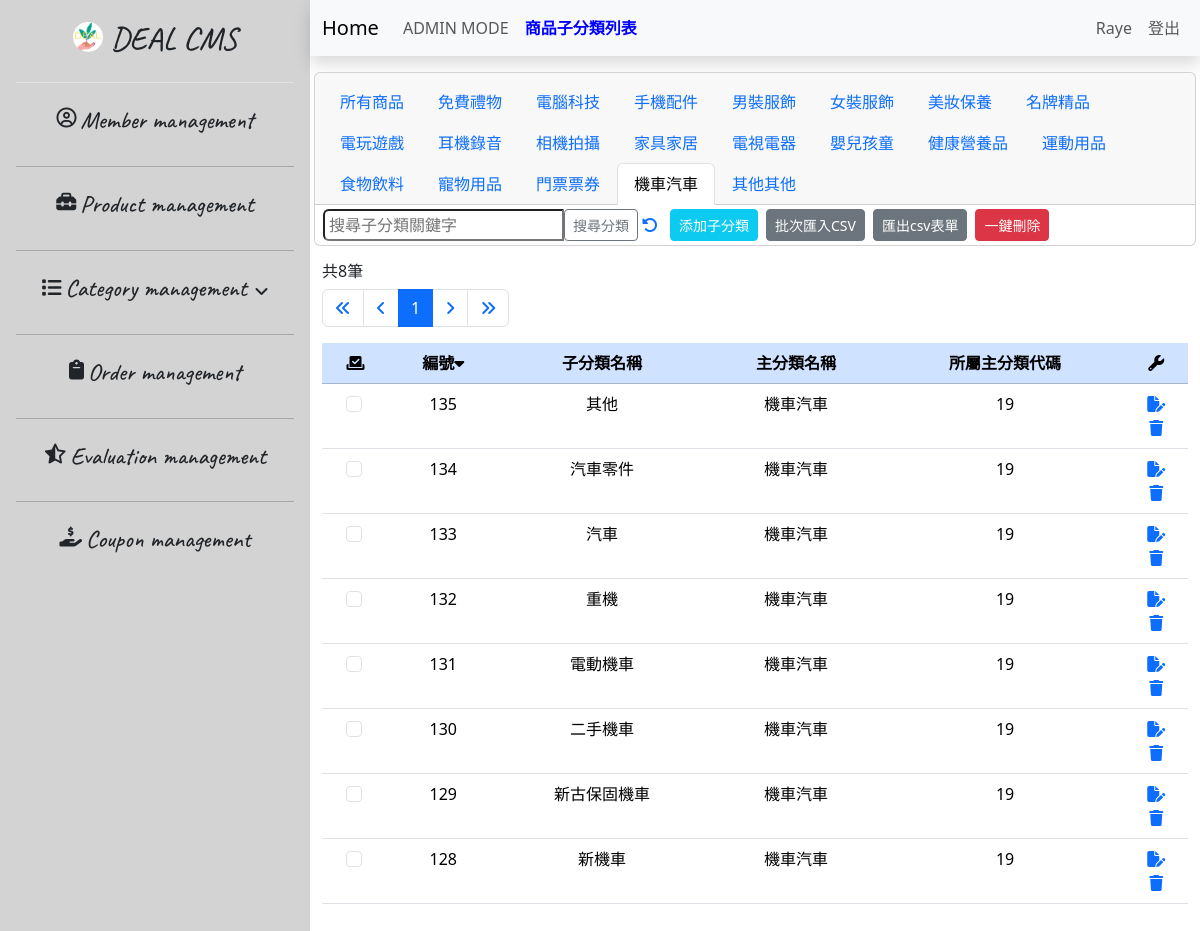
/32.sub-category_list-admin_19C.php (signed in), run on the app's committed database.
### tables this page shows
CREATE TABLE `categories_sub` (
  `id` int NOT NULL,
  `sub` varchar(15) NOT NULL,
  `main_category` int NOT NULL
);

CREATE TABLE `categories_main` (
  `id` int NOT NULL,
  `main` varchar(10) NOT NULL,
  `carbon_points_available` int NOT NULL
);

### 32.sub-category_list-admin_19C.php (the view, shortened to what this page needs)
<?php
require __DIR__ . '/0.parts/pdo-connect.php';
$page = isset($_GET['page']) ? intval($_GET['page']) : 1;
$perPage = 25;
$t_sql = "SELECT COUNT(1) FROM categories_main join categories_sub on categories_sub.main_category = categories_main.id WHERE main = '機車汽車'";
$totalRows = $pdo->query($t_sql)->fetch(PDO::FETCH_NUM)[0];
$totalPages = ceil($totalRows / $perPage);
if ($totalRows) {
    $sql = sprintf("SELECT * FROM categories_main join categories_sub on categories_sub.main_category = categories_main.id  WHERE main = '機車汽車' ORDER BY categories_sub.id DESC LIMIT %s, %s", ($page - 1) * $perPage, $perPage);
    $rows = $pdo->query($sql)->fetchAll();
}
?>
<?php include __DIR__ . '/0.parts/html-head.php' ?>
<?php include __DIR__ . '/0.parts/sidebar.php' ?>
<div class="container-fluid px-0 mx-0">
    <?php include __DIR__ . '/0.parts/navbar.30_sub-category.php' ?>
    <div class="container-fluid table-bordered table-striped overflow-auto">
        <div class="row mt-3">
            <div class="col">
                <h6>共<?= $totalRows ?>筆</h6>
                <nav aria-label="Page navigation example">
                    <ul class="pagination">
                        <li class="page-item">
                            <a class="page-link" href="?page=1">
                                <i class="fa-solid fa-angles-left"></i>
                            </a>
                        </li>
                        <li class="page-item">
                            <a class="page-link" href="?page=<?= $page != 1 ? $page - 1 : 1 ?>">
                                <i class="fa-solid fa-angle-left"></i>
                            </a>
                        </li>
                        <?php $visiblePageRange = 5;
                        $startPage = max(1, $page - floor($visiblePageRange / 2));
                        $endPage = min($totalPages, $startPage + $visiblePageRange - 1); ?>
                        <?php for ($i = $startPage; $i <= $endPage; $i++) : ?>
                            <li class="page-item <?= $page == $i ? 'active' : '' ?>">
                                <a class="page-link" href="?page=<?= $i ?>"><?= $i ?></a>
                            </li>
                        <?php endfor ?>
                        <li class="page-item">
                            <a class="page-link" href="?page=<?= $page != 40 ? $page + 1 : 40 ?>">
                                <i class="fa-solid fa-angle-right"></i>
                            </a>
                        </li>
                        <li class="page-item">
                            <a class="page-link" href="?page=40">
                                <i class="fa-solid fa-angles-right"></i>
                            </a>
                        </li>
                    </ul>
                </nav>
            </div>
        </div>
        <div class="row">
            <div class="col">
                <table id="myTable" class="table table-hover sortable-table">
                    <thead>
                        <tr class="table-primary text-center">
                            <th><i id="selectAll" class="fa-solid fa-check-to-slot" title="全選/選取checkBox"></i></a>
                            </th>
                            <th>編號<i id="sortIcon" class="fa-solid fa-caret-down" onclick="sortTable()" title="變更排序"></th>
                            <th>子分類名稱</th>
                            <th>主分類名稱</th>
                            <th>所屬主分類代碼</th>
                            <th><i class="fa-solid fa-wrench" title="功能區"></i></th>
                        </tr>
                    </thead>
                    <tbody>
                        <?php foreach ($rows as $r) : ?>
                            <tr class="text-center">
                                <td>
                                    <input class="form-check-input me-1" type="checkbox" value="<?= $r['id'] ?>" id="flexCheck<?= $r['id'] ?>" name="delete_ids[]">
                                </td>
                                <td><?= $r['id'] ?></td>
                                <td><?= $r['sub'] ?></td>
                                <td><?= $r['main'] ?></td>
                                <td><?= $r['main_category'] ?></td>
                                <td>
                                    <div class="d-flex flex-column">
                                        <a href="38.sub-category_edit.php?id=<?= $r['id'] ?>">
                                            <i class="fa-solid fa-file-pen" title="編輯"></i>
                                        </a>
                                        <a href="javascript: delete_one(<?= $r['id'] ?>)">
                                            <i class="fa-solid fa-trash" title="刪除"></i>
                                        </a>
                                    </div>
                                </td>
                            </tr>
                        <?php endforeach; ?>
                    </tbody>
                </table>
            </div>
        </div>
    </div>
</div>
<?php include __DIR__ . '/0.parts/html-foot.php' ?>

### 0.parts/html-head.php (style rules this page uses)
body { height: 1200px; }

### 32.sub-category_list-admin_19C.php (style rules this page uses)
.overflow-auto { height: 865px; }

### data on the page
categories_sub: id "135", sub "其他", main_category.main "機車汽車", main_category "19"
categories_sub: id "134", sub "汽車零件", main_category.main "機車汽車", main_category "19"
categories_sub: id "133", sub "汽車", main_category.main "機車汽車", main_category "19"
categories_sub: id "132", sub "重機", main_category.main "機車汽車", main_category "19"
categories_sub: id "131", sub "電動機車", main_category.main "機車汽車", main_category "19"
categories_sub: id "130", sub "二手機車", main_category.main "機車汽車", main_category "19"
categories_sub: id "129", sub "新古保固機車", main_category.main "機車汽車", main_category "19"
categories_sub: id "128", sub "新機車", main_category.main "機車汽車", main_category "19"

### other printed values
$_SESSION[isset($_SESSION['admin']) ? 'admin' : 'user']['nickname'] "Raye"
$totalRows "8"
